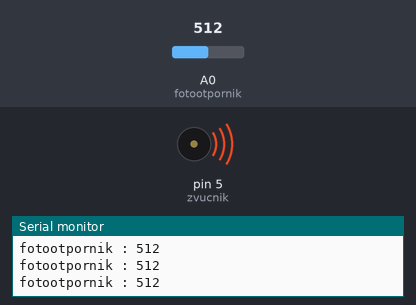
This sketch was run on a simulated Arduino Uno, built with avr-gcc and run on an emulated ATmega328P. Shown: buzzer (waves = sounding), the last lines printed to the serial monitor. Inputs (shaded band) come from the test bench; at power-on: A0 (fotootpornik) = 512.

Above: at 1.2 s.
1.3 s: A0 (fotootpornik) set to 44
At 1.8 s:
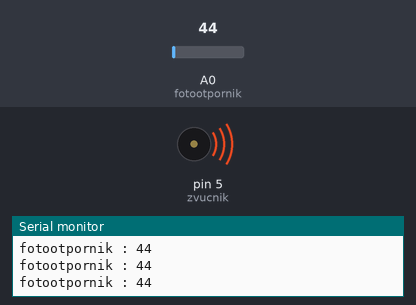
2.8 s: A0 (fotootpornik) set to 35
At 3.6 s:
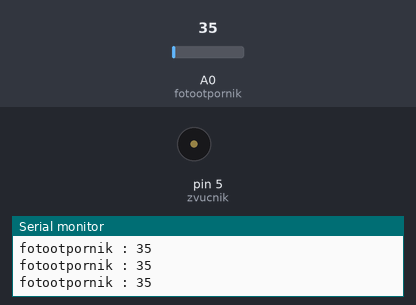
4.5 s: A0 (fotootpornik) set to 122
At 5.8 s:
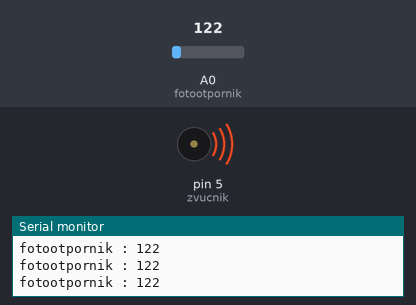
6.1 s: A0 (fotootpornik) set to 0
At 7.0 s:
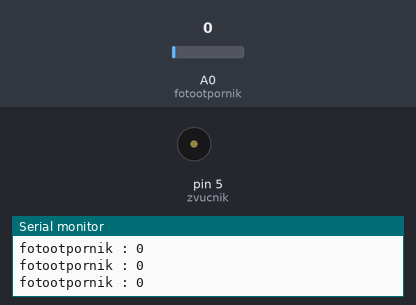
Timing chart, 0 to 8.7 s (numbered marks = the images above; inputs shaded):
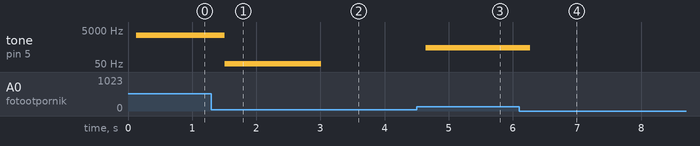

The sketch:

suncev-instrument.ino
```cpp
/*
videti fotootpornik primer.
staviti zajedno fotootpornik i otpornik od 10K u A0. drugi pin otpornika u GND, a fotootpornika u 5V.
*/
byte fotootpornik = A0;
byte zvucnik = 5; // plus zvučnika

byte granicaTame = 40;
byte najdubljiZvuk = 31;
int najvisiZvuk = 4978;

void setup() {
  Serial.begin(9600);
}

void loop() {
  int svetlost = analogRead(fotootpornik);
  // TODO: promenljivo trajanje, mozda usporavati sa dubinom
  int trajanje = 1000 / 8;
  Serial.print("fotootpornik : ");
  Serial.println(svetlost);
  delay(trajanje);

  if (svetlost < granicaTame) return;
  int visina = map(svetlost, granicaTame, 1023, najdubljiZvuk, najvisiZvuk);
  tone(zvucnik, visina, trajanje);
}
```

Measured:
- the behaviour switches between 40 and 39 on A0 (fotootpornik) (found by bisection; images 1 and 2)
- after the input at 1.3 s, tone on pin 5 (zvucnik): 2406 Hz → 51 Hz after 0.21 s
- after the input at 2.8 s, tone on pin 5 (zvucnik): 51 Hz → silent after 0.21 s
- after the input at 4.5 s, tone on pin 5 (zvucnik): silent → 443 Hz after 0.14 s
- after the input at 6.1 s, tone on pin 5 (zvucnik): 443 Hz → silent after 0.17 s
